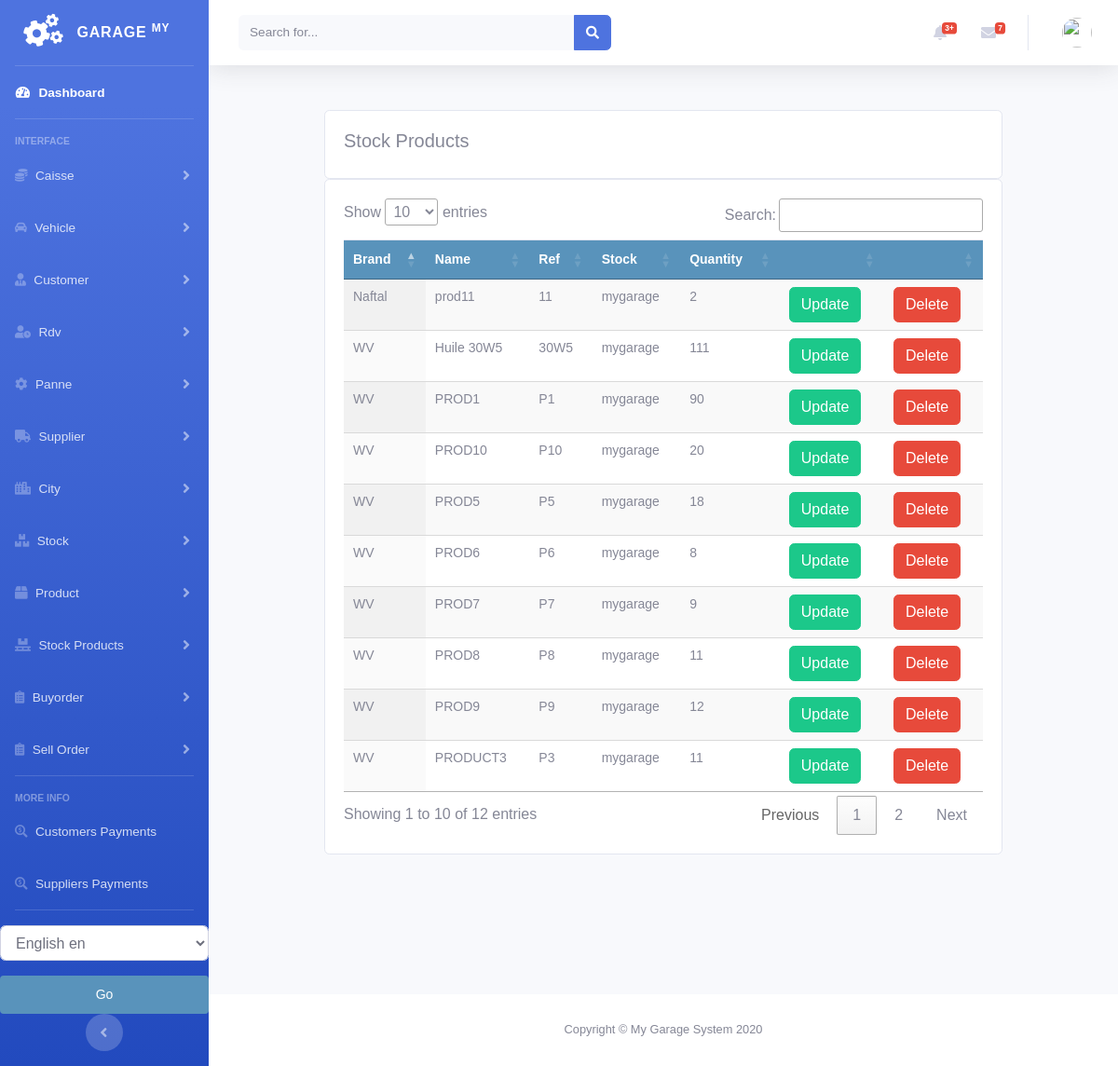
Page /stock/all_stockproduct_list on the earlier database version.
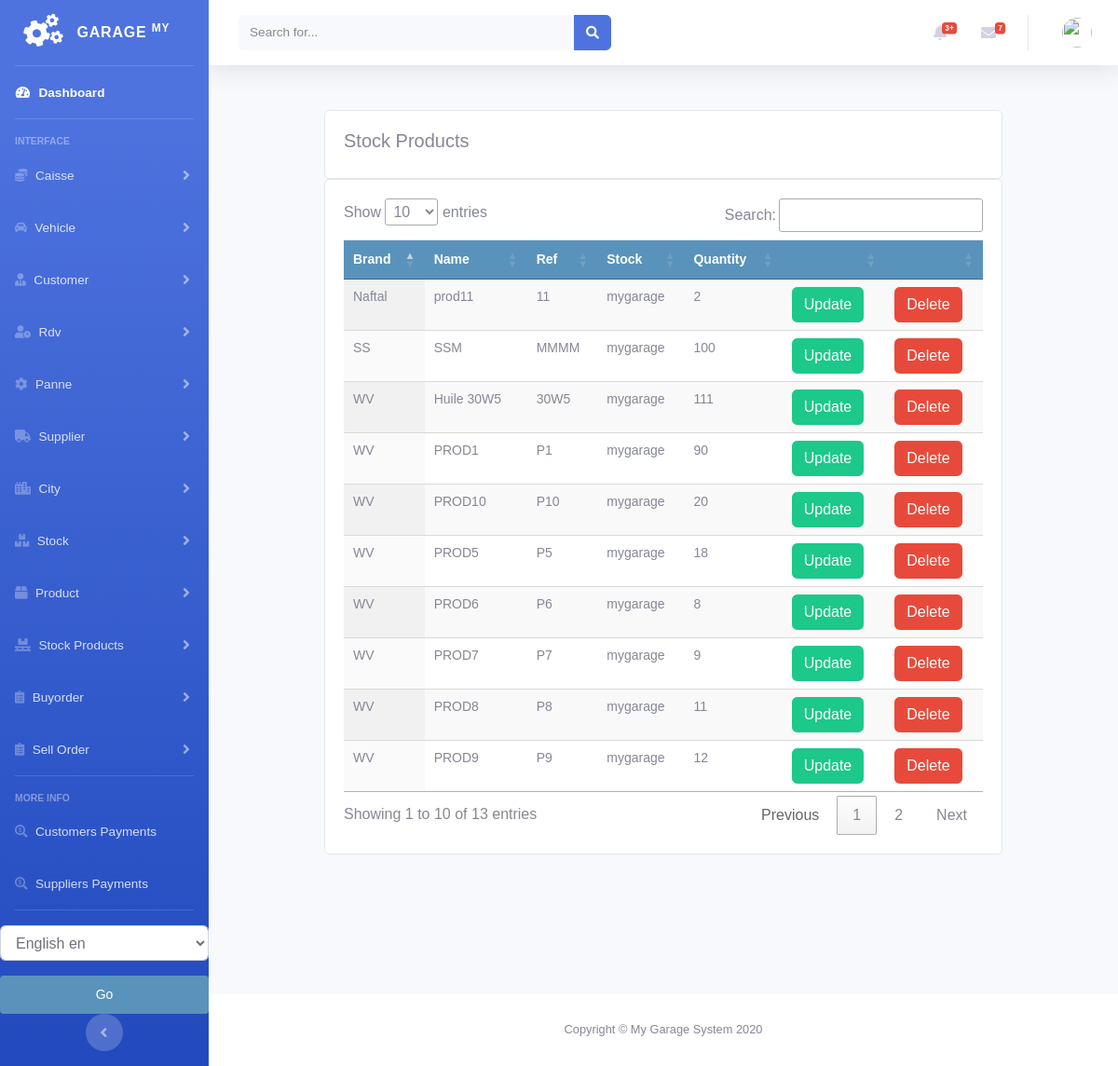
Same page on the later database version.
### stock/models.py (models this page shows, shortened)
class StockProduct(models.Model):
    product = models.ForeignKey(Product, null=True, on_delete=models.CASCADE)
    quantity = models.PositiveIntegerField(default=1)
    stock = models.ForeignKey(Stock, null=True, on_delete=models.CASCADE)
    class Meta:
        ordering = ('product',)
        verbose_name = 'stockproduct'
        verbose_name_plural = 'stockproducts'

class Stock(models.Model):
    name = models.CharField(max_length=250, null=True)
    class Meta:
        ordering = ('name',)
        verbose_name = 'stock'
        verbose_name_plural = 'stocks'
    def __str__(self):
        return self.name

### product/models.py (models this page shows, shortened)
class Product(models.Model):
    brand = models.CharField(max_length=250, null=True)
    name = models.CharField(max_length=250, null=True)
    ref = models.CharField(max_length=250, null=True)
    desc = models.CharField(max_length=250, null=True)
    image = models.ImageField(upload_to='products/%Y/%m/%d', blank=True, )
    buyprice = models.DecimalField(max_digits=10, null=True, decimal_places=2, default=0)
    sellprice = models.DecimalField(max_digits=10, null=True, decimal_places=2, default=0)
    alert_quantity = models.PositiveIntegerField(default=1, blank=True, null=True)
    stock = models.ForeignKey('stock.Stock', blank=True, null=True, on_delete=models.CASCADE)
    class Meta:
        ordering = ('name',)
        verbose_name = 'product'
        verbose_name_plural = 'products'

### stock/views.py (the view)
# urls.py: path('all_stockproduct_list', views.all_stockproduct_list, name='all_stockproduct_list'),
def all_stockproduct_list(request):
    stockproducts = StockProduct.objects.all().filter(quantity__gt=0)
    categories = Category.objects.all()
    context = {
        'categories': categories,
        'stockproducts': stockproducts,
    }
    return render(request, 'stockproduct/all_list_stockproduct.html', context)

### stock/templates/stockproduct/all_list_stockproduct.html (shortened to what this page needs)
{% extends 'home.html' %}
{% load static %}
{% block content %}
<br>
<div class="container">
    <div class="row">
    <div class="col-md">
        <div class="card card-body">
            <h5>Stock Products</h5>
        </div>
        <div class="card card-body">
            <table id="table_id" class=" table display text-center">
              <thead>
              <tr>
                    <th>Brand</th>
                    <th>Name</th>
                    <th>Ref</th>
                    <th>Stock</th>
                    <th>Quantity</th>
                    <th></th>
                    <th></th>
                </tr>
              </thead>
                <tbody>
                {% for prod in stockproducts %}
                <tr>
                    <td>
                       {{prod.product.brand}}
                   </td>
                    <td>
                       {{prod.product.name}}
                   </td>
                    <td>
                       {{prod.product.ref}}
                   </td>
                    <td>
                       {{prod.stock}}
                   </td>
                    <td>
                       {{prod.quantity}}
                   </td>
                    <td>
                        <a class="btn btn-success " href="{% url 'stock:update_stockproduct' prod.id %}">Update</a>
                    </td>
                    <td>
                        <a class="btn btn-danger " href="{% url 'stock:delete_stockproduct' prod.id %}">Delete</a>
                    </td>
                </tr>
                {% endfor %}
                </tbody>
            </table>
        </div>
    </div>
</div>
</div>
{% endblock %}
{% block jsscript %}
<link rel="stylesheet" href="https://ajax.googleapis.com/ajax/libs/jqueryui/1.12.1/themes/smoothness/jquery-ui.css">
<link rel="stylesheet" href="https://cdnjs.cloudflare.com/ajax/libs/chosen/1.8.7/chosen.min.css"/>
<link rel="stylesheet" type="text/css" href="https://cdn.datatables.net/1.10.22/css/jquery.dataTables.css">
{% endblock %}

Differences in the rows shown:
no longer on this page (row unchanged): StockProduct: product.brand "WV", product.name "PRODUCT3", product.ref "P3", stock "mygarage", quantity "11"
added StockProduct: product.brand "SS", product.name "SSM", product.ref "MMMM", stock "mygarage", quantity "100"
Other differences:
text written by a page script: "Show entries Search: Showing 1 to 10 of 12 entries Previous 1 2 Next" → "Show entries Search: Showing 1 to 10 of 13 entries Previous 1 2 Next"
